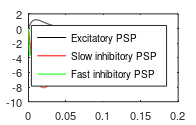

Write MATLAB code to recreate this figure. (Note: this script raises an error after producing the figure.)
    % script created by Richard Balson 27/02/2012
    % This script is used to create pulse trains similar to those used in
    % neuromodulation. These pulse trains will be used for images

    % description
    % ~~~~~~~~~~~
    % Impulse response of firing rte to potential converter

    % last edit
    % ~~~~~~~~~


    % next edit
    % ~~~~~~~~~

    % Beginning of script
    % ~~~~~~~~~~~~~~~~~~~~~

    % Clear workspace
    % ~~~~~~~~~~~
    clear
    close all
    clc


    % Parameter definition
    % ~~~~~~~~~~~~~~~

    Gain = [3.25 22 10]; % Gain of converter kernel
    tconstant = [100 50 500]; % Time constant of converter kernel

    % Equation definition
    % ~~~~~~~~~~~~~~~~

%     [x y z] = zeros(100);  % Initialise output
%     t = zeros(1,1000);  % Initialise output

% Analytical solution
t1 = 0:0.00005:0.15;
x = t1*Gain(1)*tconstant(1).*exp(-t1*tconstant(1));
 t2 =  0:0.0001:0.15;
y = -t2*Gain(2)*tconstant(2).*exp(-t2*tconstant(2)); 
z = -t2*Gain(3)*tconstant(3).*exp(-t2*tconstant(3)); 
t3 = t2;
    % defines bits for plotting
    % ~~~~~~~~~~~~~~~~~~~~~~~~~
    label_fontsize = 10;            % point
    tick_fontsize = 8;              % point
    fig_left_pos = 5;               % cms
    fig_bottom_pos = 5;             % cms
    fig_width = 5;                % cms
    fig_height = 3.2;                 % cms
    fig_dirname = 'C:\Users\Richard\Desktop\PhD\Projects\Images\Images\fig';              % default directory for figure files
    fig_name = 'FR2PSPKernel.fig';
    fig_dirandname = [fig_dirname fig_name];
    legend_fontsize =8;
    legend_font = 'Arial';

    % Plot 
    % ~~~~~~~~~~~~~~~~~~~~~
 

    figure('name','FR2PSPKernel',...
        'units','centimeters',...
        'position',[fig_left_pos fig_bottom_pos fig_width fig_height],...
        'papersize',[fig_width fig_height],...
        'filename',fig_dirandname,...
        'PaperPositionMode','auto')
    plot(t1,x,'k');
    hold on
    plot(t2,y,'r');
    hold on
    plot(t3,z,'g');
    h = gca;
    legend(h,'Excitatory PSP','Slow inhibitory PSP','Fast inhibitory PSP');
    set(gca,'fontsize',tick_fontsize)
    xlabel('Time (s)','fontsize',fig_settings.label_fontsize)
    ylabel('Membrane Voltage (mV)','fontsize',fig_settings.label_fontsize)
%     title('Impulse Response of Firing rate to PSP
%     Kernels','fontsize',label_fontsize);
    box off;
    k=legend('Location','SouthEast');
    legend(k,'boxoff');
    set([k gca],'FontName',legend_font,'fontsize',legend_fontsize);
    print(gcf, '-dpdf', '-r600', 'FR2PSP.pdf')
    
    
    
    
    figure('name','Individual components',...
        'units','centimeters',...
        'position',[fig_left_pos fig_bottom_pos fig_width fig_height],...
        'papersize',[fig_width fig_height],...
        'filename',fig_dirandname,...
        'PaperPositionMode','auto')
        plot(t1,x,'k');
    hold on
    line([1/tconstant(1),1/tconstant(1)],[0 Gain(1)*exp(-1)],'Color','r');%,'LineStyle','--'); 
    h = gca;
    line([0 6/tconstant(1)],[Gain(1)*exp(-1) Gain(1)*exp(-1)],'Color','g');%,'LineStyle','--'); 
    legend(h,'h_{mn}(t)','\tau','\propto \alpha');
    set(gca,'fontsize',tick_fontsize)
    xlabel('Time (s)','fontsize',label_fontsize)
    ylabel('Potential (mV)','fontsize',label_fontsize)
%     title('Impulse Response of Firing rate to PSP
%     Kernels','fontsize',label_fontsize);
    box off;
    k=legend('Location','NorthEast');
    legend(k,'boxoff');
    set([k gca],'FontName',legend_font,'fontsize',legend_fontsize);
    f = findobj('type', 'line');
    set(f(2), 'XData', [.4, .6]); % Changes line three
    set(f(4), 'XData', [.4, .6]); % Changes line two
    set(f(6), 'XData', [.4, .6]); % Changes line one
    axis([min(t1) max(t1) 0 max(x)*1.05]);
    print(gcf, '-dpdf', '-r1200','-painters', 'FR2PSPNamingBI.pdf')